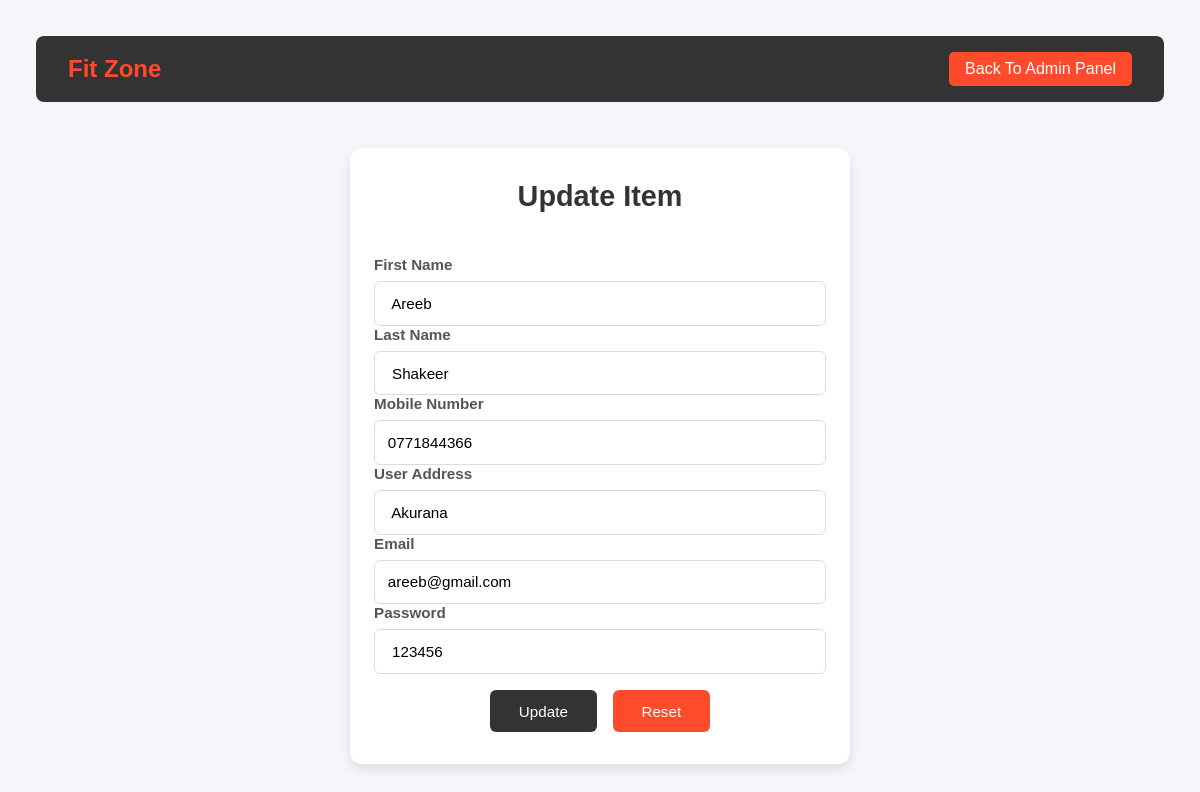
Page /updatestafeGUI.php?id=2 on the committed database.
### tables this page shows
CREATE TABLE `staff` (
  `id` int(11) NOT NULL,
  `FirstName` varchar(100) NOT NULL,
  `LastName` varchar(100) NOT NULL,
  `Mobilenumber` varchar(100) NOT NULL,
  `UserAddress` varchar(100) NOT NULL,
  `Email` varchar(100) NOT NULL,
  `Password` varchar(100) NOT NULL,
  `image` varchar(100) NOT NULL
);

### updatestafeGUI.php (the view, shortened to what this page needs)
<?php
include("db/dbconn.php");
if(isset($_GET['id'])){
    $update=$_GET['id'];
}
$sql = "SELECT * FROM staff WHERE id = $update";
$result = mysqli_query($conn, $sql);
$row = mysqli_fetch_assoc($result);
?>
<!DOCTYPE html>
<html lang="en">
<head>
</head>
<body>
<header>
    <nav>
        <div class="logo">Fit Zone</div>
        <a href="admindashboard.php" class="cta">Back To Admin Panel</a>
    </nav>
</header>
<div id="upload_container">
    <h2>Update Item</h2>
    <form action="ADMINupdatestaff.php" method="POST">
        <div class="form-group">
            <label for="fname">First Name</label>
            <input type="text" name="fname" id="fname" value="<?php echo htmlspecialchars($row['FirstName']); ?>" required>
        </div>
        <div class="form-group">
            <label for="lname">Last Name</label>
            <input type="text" name="lname" id="lname" value="<?php echo htmlspecialchars($row['LastName']); ?>" required>
        </div>
        <div class="form-group">
            <label for="mnumber">Mobile Number</label>
            <input type="text" name="mnumber" id="mnumber" value="<?php echo htmlspecialchars($row['Mobilenumber']); ?>" required>
        </div>
        <div class="form-group">
            <label for="UserAddress">User Address</label>
            <input type="text" name="UserAddress" id="UserAddress" value="<?php echo htmlspecialchars($row['UserAddress']); ?>" required>
        </div>
        <div class="form-group">
            <label for="email">Email</label>
            <input type="email" name="email" id="email" value="<?php echo htmlspecialchars($row['Email']); ?>" required>
        </div>
        <div class="form-group">
            <label for="password">Password</label>
            <input type="text" name="password" id="password" value="<?php echo htmlspecialchars($row['Password']); ?>" required>
        </div>
        <div class="button-group">
            <input type="submit" value="Update" name="ADD">
            <input type="reset" value="Reset" name="rst">
        </div>
    </form>
</div>
</body>
</html>

### updatestafeGUI.php (style rules this page uses)
* { margin: 0; padding: 0; box-sizing: border-box; font-family: Arial, sans-serif; }
body { background-color: #f4f6f9; color: #333; display: flex; flex-direction: column; align-items: center; padding: 20px; }
header { width: 100%; max-width: 1200px; padding: 1rem; text-align: center; color: #333; }
nav { width: 100%; max-width: 1200px; background-color: #333; display: flex; align-items: center; justify-content: space-between; padding: 1rem 2rem; border-radius: 8px; color: #fff; margin-bottom: 30px; }
.logo { font-size: 1.5rem; font-weight: bold; color: #ff4b2b; }
.cta { background: #ff4b2b; padding: 0.5rem 1rem; border-radius: 5px; color: #fff; text-decoration: none; transition: background 0.3s ease; }
#upload_container { max-width: 500px; width: 100%; padding: 2rem 1.5rem; background: #fff; border-radius: 12px; box-shadow: 0 5px 12px rgba(0, 0, 0, 0.1); display: flex; flex-direction: column; gap: 1.2rem; }
#upload_container h2 { color: #333; margin-bottom: 1.5rem; font-size: 1.8rem; text-align: center; }
.form-group { display: flex; flex-direction: column; gap: 0.5rem; }
.form-group label { font-weight: bold; color: #555; font-size: 0.95rem; }
.form-group input[type="text"], .form-group input[type="email"] { padding: 0.8rem; border-radius: 6px; border: 1px solid #ddd; outline: none; transition: border-color 0.3s, box-shadow 0.3s; font-size: 0.95rem; }
.button-group { display: flex; gap: 1rem; justify-content: center; margin-top: 1rem; }
input[type="submit"], input[type="reset"] { padding: 0.8rem 1.8rem; border-radius: 6px; border: none; color: #fff; font-size: 0.95rem; cursor: pointer; transition: background 0.3s, transform 0.2s; }
input[type="submit"] { background: #333; }
input[type="reset"] { background: #ff4b2b; }

### rows in the picture
staff: fname "Areeb", lname "Shakeer", mnumber "0771844366", UserAddress "Akurana", email "areeb@gmail.com", password "123456"
